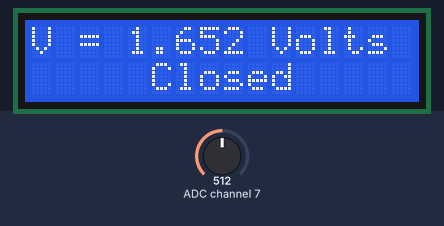
A program run on a simulated Raspberry Pi (BCM pin numbers). On the bench: 16×2 character LCD. The test bench sets the inputs (shaded band); at power-on: ADC channel 7 = 512 (analog values on the 0–1023 scale). What the program prints to the terminal is not drawn.

Above: at 1.2 s.
1.3 s: ADC channel 7 set to 319
At 2.7 s:
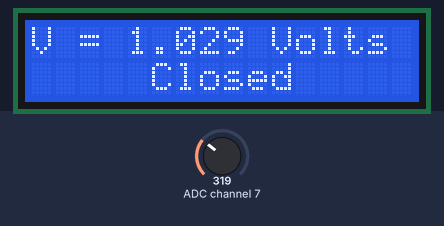
3.1 s: ADC channel 7 set to 301
At 3.8 s:
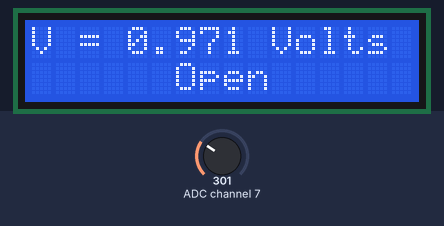
4.8 s: ADC channel 7 set to 306
At 6.1 s:
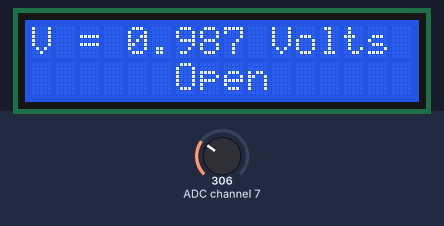
Timing chart, 0 to 7.8 s (numbered marks = the images above; inputs shaded):
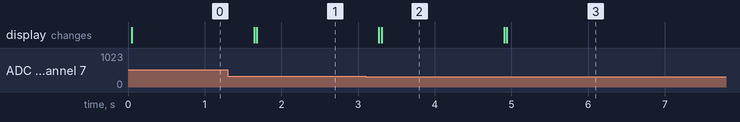

The program:

Hall_sensor.py
```python
# This scripts interfaces with a Hall Effect sensor to sense the presence of a magnetic field, whose voltage is then displayed on an LCD screen
# It uses the MCP3008 ADC chip to read the analog output voltage of the DRV5056A4QLPG Hall Effect sensor

import math
import sys
import time
import board
import digitalio
import adafruit_character_lcd.character_lcd as characterlcd

# Import SPI library (for hardware SPI) and MCP3008 library.
import Adafruit_GPIO.SPI as SPI
import Adafruit_MCP3008


# Software SPI configuration:
CLK  = 5
MISO = 6      #Dout
MOSI = 13     #Din
CS   = 19

# Initialize MCP ADC chip
mcp = Adafruit_MCP3008.MCP3008(clk=CLK, cs=CS, miso=MISO, mosi=MOSI)

# Define function to tell if a box/door with the sensor equipped is open or closed
# Threshold limit can be adjusted if the sensor is too weak or sensitive
def lidsense(V, limit=1.0):
    return 'Open' if V < limit else 'Closed'

# Rpi pin setup for LCD
lcd_rs = digitalio.DigitalInOut(board.D25)
lcd_en = digitalio.DigitalInOut(board.D24)
lcd_d4 = digitalio.DigitalInOut(board.D23)
lcd_d5 = digitalio.DigitalInOut(board.D18)
lcd_d6 = digitalio.DigitalInOut(board.D15)
lcd_d7 = digitalio.DigitalInOut(board.D14)

# Define LCD column and row size
lcd_columns = 16
lcd_rows = 2

# Initialize LCD
lcd = characterlcd.Character_LCD_Mono(lcd_rs, lcd_en, lcd_d4, lcd_d5, lcd_d6, lcd_d7, lcd_columns, lcd_rows)

# Clear LCD of any risidual text from before
lcd.clear()

while True:
    for i in range(20):
        # The read_adc function will get the value of the specified channel (0-7)
        voltage =  mcp.read_adc(7)*(3.3/1023)
        voltage = round(voltage, 6)

        message = "V = {0:0.3f} Volts\n{1:^16s}".format(voltage, lidsense(voltage))
        # Print voltage and open/closed to the LCD screen
        lcd.message = message
        print(message)

        # Option to print voltage into command line if running by command line execution
     #   print(voltage, 'Volts')
        # Pause for a second
        time.sleep(.5)
    lcd.clear()   #clear away any LCD text corruptions
```

Measured:
- the behaviour switches between 310 and 309 on ADC channel 7 (found by bisection; images 1 and 2)
- after the input at 1.3 s, the display: first changes after 0.34 s (image 1 shows a later state)
- after the input at 3.1 s, the display: first changes after 0.17 s (image 2 shows a later state)
- after the input at 4.8 s, the display: first changes after 0.11 s (image 3 shows a later state)
